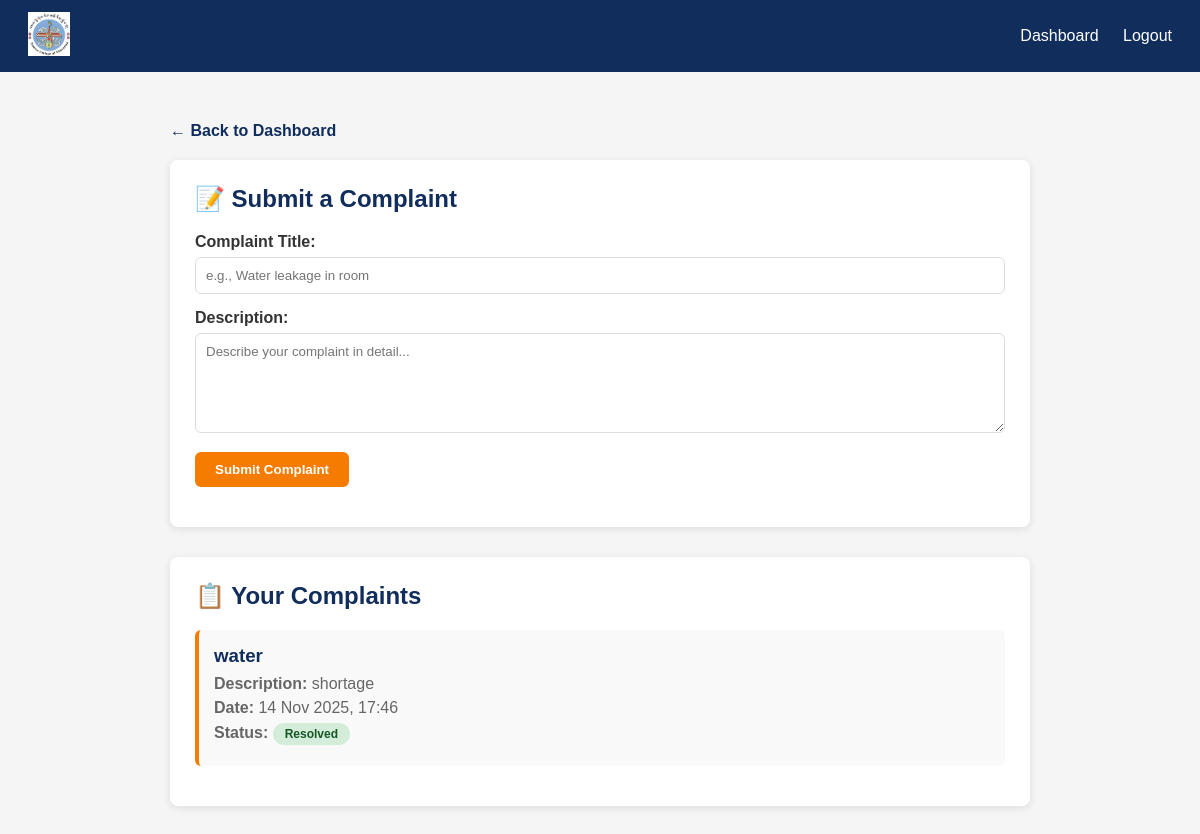
The app's page /student/complaints/ (signed in) with its own data.
### Myproject/models.py (models this page shows, shortened)
class Complaint(models.Model):
    STATUS_CHOICES = [
        ('pending', 'Pending'),
        ('in_progress', 'In Progress'),
        ('resolved', 'Resolved'),
    ]
    student = models.ForeignKey(Student, on_delete=models.CASCADE, related_name='complaints')
    title = models.CharField(max_length=200)
    description = models.TextField()
    status = models.CharField(max_length=20, choices=STATUS_CHOICES, default='pending')
    created_at = models.DateTimeField(auto_now_add=True)
    updated_at = models.DateTimeField(auto_now=True)

### Myproject/views.py (the view, shortened to what this page needs)
# urls.py: path('student/complaints/', views.student_complaints, name='student_complaints'),
def student_complaints(request):
    if 'student_id' not in request.session:
        return redirect('student_login')
    try:
        student = Student.objects.get(student_id=request.session['student_id'])
    except Student.DoesNotExist:
        return redirect('student_login')
    complaints = Complaint.objects.filter(student=student).order_by('-created_at')
    context = {
        'student_name': request.session.get('student_name'),
        'complaints': complaints,
    }
    return render(request, 'student_complaints.html', context)

### Myproject/templates/student_complaints.html (shortened to what this page needs)
{% load static %}
<!DOCTYPE html>
<html lang="en">
<head>
</head>
<body>
  <header>
    <div><img src="{% static 'images/logo.jpg' %}" alt="logo" style="height:44px;"></div>
    <nav>
      <a href="{% url 'student_dashboard' %}">Dashboard</a>
      <a href="{% url 'student_logout' %}">Logout</a>
    </nav>
  </header>
  <div class="container">
    <a href="{% url 'student_dashboard' %}" class="back-link">← Back to Dashboard</a>
    <div class="form-section">
      <h2>📝 Submit a Complaint</h2>
      <form method="post">
        <div class="form-group">
          <label for="title">Complaint Title:</label>
          <input type="text" id="title" name="title" placeholder="e.g., Water leakage in room" required>
        </div>
        <div class="form-group">
          <label for="description">Description:</label>
          <textarea id="description" name="description" placeholder="Describe your complaint in detail..." required></textarea>
        </div>
        <div class="form-group">
          <button type="submit">Submit Complaint</button>
        </div>
      </form>
    </div>
    <div class="complaints-list">
      <h2>📋 Your Complaints</h2>
      {% if complaints %}
        {% for complaint in complaints %}
          <div class="complaint-card">
            <h3>{{ complaint.title }}</h3>
            <p><strong>Description:</strong> {{ complaint.description }}</p>
            <p><strong>Date:</strong> {{ complaint.created_at|date:"d M Y, H:i" }}</p>
            <p><strong>Status:</strong> <span class="status {{ complaint.status }}">{{ complaint.get_status_display }}</span></p>
          </div>
        {% endfor %}
      {% else %}
        <p style="text-align: center; color: #999; padding: 20px;">No complaints submitted yet.</p>
      {% endif %}
    </div>
  </div>
</body>
</html>

### Myproject/templates/student_complaints.html (style rules this page uses)
* { margin: 0; padding: 0; box-sizing: border-box; }
body { font-family: 'Poppins', sans-serif; background: #f5f5f5; }
header { padding: 12px 28px; background: #102d5c; color: #fff; display: flex; justify-content: space-between; align-items: center; }
header nav a { color: #fff; text-decoration: none; margin-left: 20px; }
.container { max-width: 900px; margin: 30px auto; padding: 20px; }
.form-section { background: #fff; padding: 25px; border-radius: 8px; box-shadow: 0 2px 8px rgba(0,0,0,0.1); margin-bottom: 30px; }
.form-section h2 { margin-bottom: 20px; color: #102d5c; }
.form-group { margin-bottom: 15px; }
.form-group label { display: block; margin-bottom: 6px; font-weight: 600; color: #333; }
.form-group input, .form-group textarea { width: 100%; padding: 10px; border: 1px solid #ddd; border-radius: 6px; font-family: inherit; }
.form-group textarea { resize: vertical; min-height: 100px; }
.form-group button { background: #f57c00; color: #fff; padding: 10px 20px; border: none; border-radius: 6px; cursor: pointer; font-weight: 600; }
.complaints-list { background: #fff; padding: 25px; border-radius: 8px; box-shadow: 0 2px 8px rgba(0,0,0,0.1); }
.complaints-list h2 { margin-bottom: 20px; color: #102d5c; }
.complaint-card { border-left: 4px solid #f57c00; padding: 15px; margin-bottom: 15px; background: #f9f9f9; border-radius: 6px; }
.complaint-card h3 { color: #102d5c; margin-bottom: 8px; }
.complaint-card p { color: #666; margin: 6px 0; }
.status { display: inline-block; padding: 4px 12px; border-radius: 20px; font-size: 12px; font-weight: 600; }
.status.resolved { background: #d4edda; color: #155724; }
.back-link { display: inline-block; margin-bottom: 20px; color: #102d5c; text-decoration: none; font-weight: 600; }

### records on screen
Complaint: title "water", description "shortage", created_at "14 Nov 2025, 17:46", status "Resolved"
